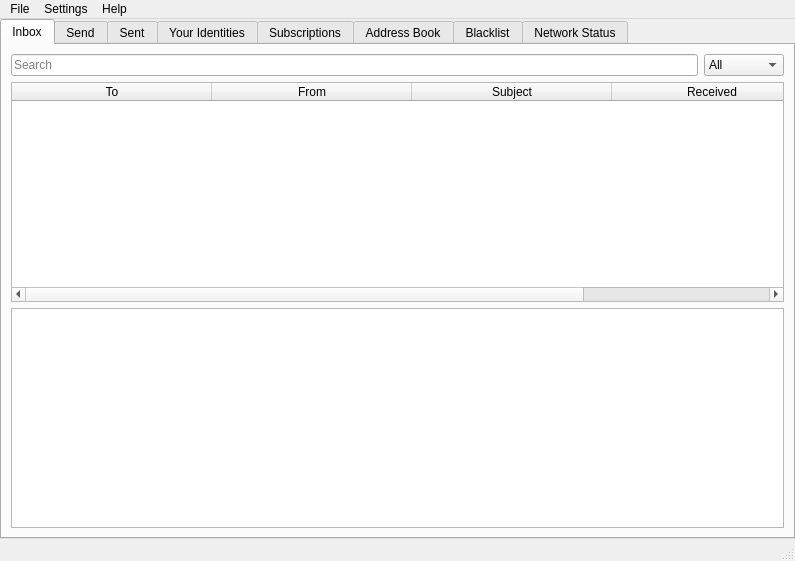
<?xml version="1.0" encoding="UTF-8"?>
<ui version="4.0">
 <class>MainWindow</class>
 <widget class="QMainWindow" name="MainWindow">
  <property name="geometry">
   <rect>
    <x>0</x>
    <y>0</y>
    <width>795</width>
    <height>561</height>
   </rect>
  </property>
  <property name="windowTitle">
   <string>Bitmessage</string>
  </property>
  <property name="windowIcon">
   <iconset resource="bitmessage_icons.qrc">
    <normaloff>:/newPrefix/images/can-icon-24px.png</normaloff>:/newPrefix/images/can-icon-24px.png</iconset>
  </property>
  <property name="tabShape">
   <enum>QTabWidget::Rounded</enum>
  </property>
  <widget class="QWidget" name="centralwidget">
   <layout class="QGridLayout" name="gridLayout">
    <property name="margin">
     <number>0</number>
    </property>
    <item row="0" column="0">
     <widget class="QTabWidget" name="tabWidget">
      <property name="sizePolicy">
       <sizepolicy hsizetype="Expanding" vsizetype="Expanding">
        <horstretch>0</horstretch>
        <verstretch>0</verstretch>
       </sizepolicy>
      </property>
      <property name="minimumSize">
       <size>
        <width>0</width>
        <height>0</height>
       </size>
      </property>
      <property name="baseSize">
       <size>
        <width>0</width>
        <height>0</height>
       </size>
      </property>
      <property name="font">
       <font>
        <pointsize>9</pointsize>
       </font>
      </property>
      <property name="tabPosition">
       <enum>QTabWidget::North</enum>
      </property>
      <property name="tabShape">
       <enum>QTabWidget::Rounded</enum>
      </property>
      <property name="currentIndex">
       <number>0</number>
      </property>
      <widget class="QWidget" name="inbox">
       <attribute name="icon">
        <iconset resource="bitmessage_icons.qrc">
         <normaloff>:/newPrefix/images/inbox.png</normaloff>:/newPrefix/images/inbox.png</iconset>
       </attribute>
       <attribute name="title">
        <string>Inbox</string>
       </attribute>
       <layout class="QVBoxLayout" name="verticalLayout_2">
        <item>
         <layout class="QHBoxLayout" name="horizontalLayoutSearch">
          <property name="topMargin">
           <number>0</number>
          </property>
          <item>
           <widget class="QLineEdit" name="inboxSearchLineEdit">
            <property name="placeholderText">
             <string>Search</string>
            </property>
           </widget>
          </item>
          <item>
           <widget class="QComboBox" name="inboxSearchOptionCB">
            <item>
             <property name="text">
              <string>All</string>
             </property>
            </item>
            <item>
             <property name="text">
              <string>To</string>
             </property>
            </item>
            <item>
             <property name="text">
              <string>From</string>
             </property>
            </item>
            <item>
             <property name="text">
              <string>Subject</string>
             </property>
            </item>
            <item>
             <property name="text">
              <string>Message</string>
             </property>
            </item>
           </widget>
          </item>
         </layout>
        </item>
        <item>
         <widget class="QTableWidget" name="tableWidgetInbox">
          <property name="alternatingRowColors">
           <bool>true</bool>
          </property>
          <property name="selectionMode">
           <enum>QAbstractItemView::ExtendedSelection</enum>
          </property>
          <property name="selectionBehavior">
           <enum>QAbstractItemView::SelectRows</enum>
          </property>
          <property name="sortingEnabled">
           <bool>true</bool>
          </property>
          <property name="wordWrap">
           <bool>false</bool>
          </property>
          <attribute name="horizontalHeaderCascadingSectionResizes">
           <bool>true</bool>
          </attribute>
          <attribute name="horizontalHeaderDefaultSectionSize">
           <number>200</number>
          </attribute>
          <attribute name="horizontalHeaderHighlightSections">
           <bool>false</bool>
          </attribute>
          <attribute name="horizontalHeaderMinimumSectionSize">
           <number>27</number>
          </attribute>
          <attribute name="horizontalHeaderShowSortIndicator" stdset="0">
           <bool>false</bool>
          </attribute>
          <attribute name="horizontalHeaderStretchLastSection">
           <bool>true</bool>
          </attribute>
          <attribute name="verticalHeaderVisible">
           <bool>false</bool>
          </attribute>
          <attribute name="verticalHeaderDefaultSectionSize">
           <number>26</number>
          </attribute>
          <column>
           <property name="text">
            <string>To</string>
           </property>
          </column>
          <column>
           <property name="text">
            <string>From</string>
           </property>
          </column>
          <column>
           <property name="text">
            <string>Subject</string>
           </property>
          </column>
          <column>
           <property name="text">
            <string>Received</string>
           </property>
          </column>
         </widget>
        </item>
        <item>
         <widget class="QTextEdit" name="textEditInboxMessage">
          <property name="baseSize">
           <size>
            <width>0</width>
            <height>500</height>
           </size>
          </property>
         </widget>
        </item>
       </layout>
      </widget>
      <widget class="QWidget" name="send">
       <attribute name="icon">
        <iconset resource="bitmessage_icons.qrc">
         <normaloff>:/newPrefix/images/send.png</normaloff>:/newPrefix/images/send.png</iconset>
       </attribute>
       <attribute name="title">
        <string>Send</string>
       </attribute>
       <layout class="QGridLayout" name="gridLayout_2">
        <item row="3" column="2">
         <widget class="QPushButton" name="pushButtonLoadFromAddressBook">
          <property name="font">
           <font>
            <pointsize>7</pointsize>
           </font>
          </property>
          <property name="text">
           <string>Load from Address book</string>
          </property>
         </widget>
        </item>
        <item row="3" column="3">
         <widget class="QPushButton" name="pushButtonFetchNamecoinID">
          <property name="font">
           <font>
            <pointsize>7</pointsize>
           </font>
          </property>
          <property name="text">
           <string>Fetch Namecoin ID</string>
          </property>
         </widget>
        </item>
        <item row="5" column="0">
         <widget class="QLabel" name="label_4">
          <property name="text">
           <string>Message:</string>
          </property>
         </widget>
        </item>
        <item row="2" column="1">
         <widget class="QComboBox" name="comboBoxSendFrom">
          <property name="minimumSize">
           <size>
            <width>300</width>
            <height>0</height>
           </size>
          </property>
         </widget>
        </item>
        <item row="4" column="0">
         <widget class="QLabel" name="label_3">
          <property name="text">
           <string>Subject:</string>
          </property>
         </widget>
        </item>
        <item row="2" column="2" colspan="3">
         <widget class="QLabel" name="labelFrom">
          <property name="text">
           <string/>
          </property>
         </widget>
        </item>
        <item row="0" column="1">
         <widget class="QRadioButton" name="radioButtonSpecific">
          <property name="text">
           <string>Send to one or more specific people</string>
          </property>
          <property name="checked">
           <bool>true</bool>
          </property>
         </widget>
        </item>
        <item row="3" column="1">
         <widget class="QLineEdit" name="lineEditTo"/>
        </item>
        <item row="5" column="1" rowspan="2" colspan="5">
         <widget class="QTextEdit" name="textEditMessage">
          <property name="html">
           <string>&lt;!DOCTYPE HTML PUBLIC &quot;-//W3C//DTD HTML 4.0//EN&quot; &quot;http://www.w3.org/TR/REC-html40/strict.dtd&quot;&gt;
&lt;html&gt;&lt;head&gt;&lt;meta name=&quot;qrichtext&quot; content=&quot;1&quot; /&gt;&lt;style type=&quot;text/css&quot;&gt;
p, li { white-space: pre-wrap; }
&lt;/style&gt;&lt;/head&gt;&lt;body style=&quot; font-family:'MS Shell Dlg 2'; font-size:9pt; font-weight:400; font-style:normal;&quot;&gt;
&lt;p style=&quot;-qt-paragraph-type:empty; margin-top:0px; margin-bottom:0px; margin-left:0px; margin-right:0px; -qt-block-indent:0; text-indent:0px;&quot;&gt;&lt;br /&gt;&lt;/p&gt;&lt;/body&gt;&lt;/html&gt;</string>
          </property>
         </widget>
        </item>
        <item row="3" column="0">
         <widget class="QLabel" name="label">
          <property name="text">
           <string>To:</string>
          </property>
         </widget>
        </item>
        <item row="2" column="0">
         <widget class="QLabel" name="label_2">
          <property name="text">
           <string>From:</string>
          </property>
         </widget>
        </item>
        <item row="6" column="0">
         <spacer name="verticalSpacer">
          <property name="orientation">
           <enum>Qt::Vertical</enum>
          </property>
          <property name="sizeHint" stdset="0">
           <size>
            <width>20</width>
            <height>297</height>
           </size>
          </property>
         </spacer>
        </item>
        <item row="1" column="1" colspan="3">
         <widget class="QRadioButton" name="radioButtonBroadcast">
          <property name="text">
           <string>Broadcast to everyone who is subscribed to your address</string>
          </property>
         </widget>
        </item>
        <item row="4" column="1" colspan="5">
         <widget class="QLineEdit" name="lineEditSubject">
          <property name="text">
           <string/>
          </property>
         </widget>
        </item>
        <item row="3" column="4">
         <spacer name="horizontalSpacer_6">
          <property name="orientation">
           <enum>Qt::Horizontal</enum>
          </property>
          <property name="sizeHint" stdset="0">
           <size>
            <width>20</width>
            <height>20</height>
           </size>
          </property>
         </spacer>
        </item>
        <item row="7" column="5">
         <widget class="QPushButton" name="pushButtonSend">
          <property name="text">
           <string>Send</string>
          </property>
         </widget>
        </item>
        <item row="7" column="1" colspan="4">
         <widget class="QLabel" name="labelSendBroadcastWarning">
          <property name="enabled">
           <bool>true</bool>
          </property>
          <property name="sizePolicy">
           <sizepolicy hsizetype="Ignored" vsizetype="Preferred">
            <horstretch>0</horstretch>
            <verstretch>0</verstretch>
           </sizepolicy>
          </property>
          <property name="text">
           <string>Be aware that broadcasts are only encrypted with your address. Anyone who knows your address can read them.</string>
          </property>
          <property name="indent">
           <number>-1</number>
          </property>
         </widget>
        </item>
       </layout>
      </widget>
      <widget class="QWidget" name="sent">
       <attribute name="icon">
        <iconset resource="bitmessage_icons.qrc">
         <normaloff>:/newPrefix/images/sent.png</normaloff>:/newPrefix/images/sent.png</iconset>
       </attribute>
       <attribute name="title">
        <string>Sent</string>
       </attribute>
       <layout class="QVBoxLayout" name="verticalLayout">
        <item>
         <layout class="QHBoxLayout" name="horizontalLayout">
          <property name="topMargin">
           <number>0</number>
          </property>
          <item>
           <widget class="QLineEdit" name="sentSearchLineEdit">
            <property name="placeholderText">
             <string>Search</string>
            </property>
           </widget>
          </item>
          <item>
           <widget class="QComboBox" name="sentSearchOptionCB">
            <item>
             <property name="text">
              <string>All</string>
             </property>
            </item>
            <item>
             <property name="text">
              <string>To</string>
             </property>
            </item>
            <item>
             <property name="text">
              <string>From</string>
             </property>
            </item>
            <item>
             <property name="text">
              <string>Subject</string>
             </property>
            </item>
            <item>
             <property name="text">
              <string>Message</string>
             </property>
            </item>
           </widget>
          </item>
         </layout>
        </item>
        <item>
         <widget class="QTableWidget" name="tableWidgetSent">
          <property name="dragDropMode">
           <enum>QAbstractItemView::DragDrop</enum>
          </property>
          <property name="alternatingRowColors">
           <bool>true</bool>
          </property>
          <property name="selectionMode">
           <enum>QAbstractItemView::ExtendedSelection</enum>
          </property>
          <property name="selectionBehavior">
           <enum>QAbstractItemView::SelectRows</enum>
          </property>
          <property name="sortingEnabled">
           <bool>true</bool>
          </property>
          <property name="wordWrap">
           <bool>false</bool>
          </property>
          <attribute name="horizontalHeaderCascadingSectionResizes">
           <bool>true</bool>
          </attribute>
          <attribute name="horizontalHeaderDefaultSectionSize">
           <number>130</number>
          </attribute>
          <attribute name="horizontalHeaderHighlightSections">
           <bool>false</bool>
          </attribute>
          <attribute name="horizontalHeaderShowSortIndicator" stdset="0">
           <bool>false</bool>
          </attribute>
          <attribute name="horizontalHeaderStretchLastSection">
           <bool>true</bool>
          </attribute>
          <attribute name="verticalHeaderVisible">
           <bool>false</bool>
          </attribute>
          <attribute name="verticalHeaderStretchLastSection">
           <bool>false</bool>
          </attribute>
          <column>
           <property name="text">
            <string>To</string>
           </property>
          </column>
          <column>
           <property name="text">
            <string>From</string>
           </property>
          </column>
          <column>
           <property name="text">
            <string>Subject</string>
           </property>
          </column>
          <column>
           <property name="text">
            <string>Status</string>
           </property>
          </column>
         </widget>
        </item>
        <item>
         <widget class="QTextEdit" name="textEditSentMessage"/>
        </item>
       </layout>
      </widget>
      <widget class="QWidget" name="youridentities">
       <attribute name="icon">
        <iconset resource="bitmessage_icons.qrc">
         <normaloff>:/newPrefix/images/identities.png</normaloff>:/newPrefix/images/identities.png</iconset>
       </attribute>
       <attribute name="title">
        <string>Your Identities</string>
       </attribute>
       <layout class="QGridLayout" name="gridLayout_3">
        <item row="0" column="0">
         <widget class="QPushButton" name="pushButtonNewAddress">
          <property name="text">
           <string>New</string>
          </property>
         </widget>
        </item>
        <item row="0" column="1">
         <spacer name="horizontalSpacer">
          <property name="orientation">
           <enum>Qt::Horizontal</enum>
          </property>
          <property name="sizeHint" stdset="0">
           <size>
            <width>689</width>
            <height>20</height>
           </size>
          </property>
         </spacer>
        </item>
        <item row="1" column="0" colspan="2">
         <widget class="QTableWidget" name="tableWidgetYourIdentities">
          <property name="frameShadow">
           <enum>QFrame::Sunken</enum>
          </property>
          <property name="lineWidth">
           <number>1</number>
          </property>
          <property name="alternatingRowColors">
           <bool>true</bool>
          </property>
          <property name="selectionMode">
           <enum>QAbstractItemView::SingleSelection</enum>
          </property>
          <property name="selectionBehavior">
           <enum>QAbstractItemView::SelectRows</enum>
          </property>
          <property name="sortingEnabled">
           <bool>true</bool>
          </property>
          <attribute name="horizontalHeaderCascadingSectionResizes">
           <bool>true</bool>
          </attribute>
          <attribute name="horizontalHeaderDefaultSectionSize">
           <number>346</number>
          </attribute>
          <attribute name="horizontalHeaderMinimumSectionSize">
           <number>52</number>
          </attribute>
          <attribute name="horizontalHeaderShowSortIndicator" stdset="0">
           <bool>true</bool>
          </attribute>
          <attribute name="horizontalHeaderStretchLastSection">
           <bool>true</bool>
          </attribute>
          <attribute name="verticalHeaderVisible">
           <bool>false</bool>
          </attribute>
          <attribute name="verticalHeaderDefaultSectionSize">
           <number>26</number>
          </attribute>
          <attribute name="verticalHeaderShowSortIndicator" stdset="0">
           <bool>false</bool>
          </attribute>
          <attribute name="verticalHeaderStretchLastSection">
           <bool>false</bool>
          </attribute>
          <column>
           <property name="text">
            <string>Label (not shown to anyone)</string>
           </property>
           <property name="font">
            <font>
             <kerning>true</kerning>
            </font>
           </property>
          </column>
          <column>
           <property name="text">
            <string>Address</string>
           </property>
          </column>
          <column>
           <property name="text">
            <string>Stream</string>
           </property>
          </column>
         </widget>
        </item>
       </layout>
      </widget>
      <widget class="QWidget" name="subscriptions">
       <attribute name="icon">
        <iconset resource="bitmessage_icons.qrc">
         <normaloff>:/newPrefix/images/subscriptions.png</normaloff>:/newPrefix/images/subscriptions.png</iconset>
       </attribute>
       <attribute name="title">
        <string>Subscriptions</string>
       </attribute>
       <layout class="QGridLayout" name="gridLayout_4">
        <item row="0" column="0" colspan="2">
         <widget class="QLabel" name="label_5">
          <property name="text">
           <string>Here you can subscribe to 'broadcast messages' that are sent by other users. Messages will appear in your Inbox. Addresses here override those on the Blacklist tab.</string>
          </property>
          <property name="wordWrap">
           <bool>true</bool>
          </property>
         </widget>
        </item>
        <item row="1" column="0">
         <widget class="QPushButton" name="pushButtonAddSubscription">
          <property name="text">
           <string>Add new Subscription</string>
          </property>
         </widget>
        </item>
        <item row="1" column="1">
         <spacer name="horizontalSpacer_2">
          <property name="orientation">
           <enum>Qt::Horizontal</enum>
          </property>
          <property name="sizeHint" stdset="0">
           <size>
            <width>689</width>
            <height>20</height>
           </size>
          </property>
         </spacer>
        </item>
        <item row="2" column="0" colspan="2">
         <widget class="QTableWidget" name="tableWidgetSubscriptions">
          <property name="alternatingRowColors">
           <bool>true</bool>
          </property>
          <property name="selectionMode">
           <enum>QAbstractItemView::SingleSelection</enum>
          </property>
          <property name="selectionBehavior">
           <enum>QAbstractItemView::SelectRows</enum>
          </property>
          <property name="sortingEnabled">
           <bool>true</bool>
          </property>
          <attribute name="horizontalHeaderCascadingSectionResizes">
           <bool>true</bool>
          </attribute>
          <attribute name="horizontalHeaderDefaultSectionSize">
           <number>245</number>
          </attribute>
          <attribute name="horizontalHeaderHighlightSections">
           <bool>false</bool>
          </attribute>
          <attribute name="horizontalHeaderShowSortIndicator" stdset="0">
           <bool>false</bool>
          </attribute>
          <attribute name="horizontalHeaderStretchLastSection">
           <bool>true</bool>
          </attribute>
          <attribute name="verticalHeaderVisible">
           <bool>false</bool>
          </attribute>
          <column>
           <property name="text">
            <string>Label</string>
           </property>
          </column>
          <column>
           <property name="text">
            <string>Address</string>
           </property>
          </column>
          <column>
           <property name="text">
            <string>Receiving Identity</string>
           </property>
          </column>
         </widget>
        </item>
       </layout>
      </widget>
      <widget class="QWidget" name="addressbook">
       <attribute name="icon">
        <iconset resource="bitmessage_icons.qrc">
         <normaloff>:/newPrefix/images/addressbook.png</normaloff>:/newPrefix/images/addressbook.png</iconset>
       </attribute>
       <attribute name="title">
        <string>Address Book</string>
       </attribute>
       <layout class="QGridLayout" name="gridLayout_5">
        <item row="0" column="0" colspan="2">
         <widget class="QLabel" name="label_6">
          <property name="text">
           <string>The Address book is useful for adding names or labels to other people's Bitmessage addresses so that you can recognize them more easily in your inbox. You can add entries here using the 'Add' button, or from your inbox by right-clicking on a message.</string>
          </property>
          <property name="wordWrap">
           <bool>true</bool>
          </property>
         </widget>
        </item>
        <item row="1" column="0">
         <widget class="QPushButton" name="pushButtonAddAddressBook">
          <property name="text">
           <string>Add new entry</string>
          </property>
         </widget>
        </item>
        <item row="1" column="1">
         <spacer name="horizontalSpacer_5">
          <property name="orientation">
           <enum>Qt::Horizontal</enum>
          </property>
          <property name="sizeHint" stdset="0">
           <size>
            <width>689</width>
            <height>20</height>
           </size>
          </property>
         </spacer>
        </item>
        <item row="2" column="0" colspan="2">
         <widget class="QTableWidget" name="tableWidgetAddressBook">
          <property name="alternatingRowColors">
           <bool>true</bool>
          </property>
          <property name="selectionMode">
           <enum>QAbstractItemView::ExtendedSelection</enum>
          </property>
          <property name="selectionBehavior">
           <enum>QAbstractItemView::SelectRows</enum>
          </property>
          <property name="sortingEnabled">
           <bool>true</bool>
          </property>
          <attribute name="horizontalHeaderCascadingSectionResizes">
           <bool>true</bool>
          </attribute>
          <attribute name="horizontalHeaderDefaultSectionSize">
           <number>400</number>
          </attribute>
          <attribute name="horizontalHeaderHighlightSections">
           <bool>false</bool>
          </attribute>
          <attribute name="horizontalHeaderStretchLastSection">
           <bool>true</bool>
          </attribute>
          <attribute name="verticalHeaderVisible">
           <bool>false</bool>
          </attribute>
          <column>
           <property name="text">
            <string>Name or Label</string>
           </property>
          </column>
          <column>
           <property name="text">
            <string>Address</string>
           </property>
          </column>
         </widget>
        </item>
       </layout>
      </widget>
      <widget class="QWidget" name="blackwhitelist">
       <attribute name="icon">
        <iconset resource="bitmessage_icons.qrc">
         <normaloff>:/newPrefix/images/blacklist.png</normaloff>:/newPrefix/images/blacklist.png</iconset>
       </attribute>
       <attribute name="title">
        <string>Blacklist</string>
       </attribute>
       <layout class="QGridLayout" name="gridLayout_6">
        <item row="0" column="0" colspan="2">
         <widget class="QRadioButton" name="radioButtonBlacklist">
          <property name="text">
           <string>Use a Blacklist (Allow all incoming messages except those on the Blacklist)</string>
          </property>
          <property name="checked">
           <bool>true</bool>
          </property>
         </widget>
        </item>
        <item row="1" column="0" colspan="2">
         <widget class="QRadioButton" name="radioButtonWhitelist">
          <property name="text">
           <string>Use a Whitelist (Block all incoming messages except those on the Whitelist)</string>
          </property>
         </widget>
        </item>
        <item row="2" column="0">
         <widget class="QPushButton" name="pushButtonAddBlacklist">
          <property name="text">
           <string>Add new entry</string>
          </property>
         </widget>
        </item>
        <item row="2" column="1">
         <spacer name="horizontalSpacer_8">
          <property name="orientation">
           <enum>Qt::Horizontal</enum>
          </property>
          <property name="sizeHint" stdset="0">
           <size>
            <width>689</width>
            <height>20</height>
           </size>
          </property>
         </spacer>
        </item>
        <item row="3" column="0" colspan="2">
         <widget class="QTableWidget" name="tableWidgetBlacklist">
          <property name="alternatingRowColors">
           <bool>true</bool>
          </property>
          <property name="selectionMode">
           <enum>QAbstractItemView::SingleSelection</enum>
          </property>
          <property name="selectionBehavior">
           <enum>QAbstractItemView::SelectRows</enum>
          </property>
          <property name="sortingEnabled">
           <bool>true</bool>
          </property>
          <attribute name="horizontalHeaderCascadingSectionResizes">
           <bool>true</bool>
          </attribute>
          <attribute name="horizontalHeaderDefaultSectionSize">
           <number>400</number>
          </attribute>
          <attribute name="horizontalHeaderHighlightSections">
           <bool>false</bool>
          </attribute>
          <attribute name="horizontalHeaderShowSortIndicator" stdset="0">
           <bool>false</bool>
          </attribute>
          <attribute name="horizontalHeaderStretchLastSection">
           <bool>true</bool>
          </attribute>
          <attribute name="verticalHeaderVisible">
           <bool>false</bool>
          </attribute>
          <column>
           <property name="text">
            <string>Name or Label</string>
           </property>
          </column>
          <column>
           <property name="text">
            <string>Address</string>
           </property>
          </column>
         </widget>
        </item>
       </layout>
      </widget>
      <widget class="QWidget" name="networkstatus">
       <attribute name="icon">
        <iconset resource="bitmessage_icons.qrc">
         <normaloff>:/newPrefix/images/networkstatus.png</normaloff>:/newPrefix/images/networkstatus.png</iconset>
       </attribute>
       <attribute name="title">
        <string>Network Status</string>
       </attribute>
       <widget class="QPushButton" name="pushButtonStatusIcon">
        <property name="geometry">
         <rect>
          <x>680</x>
          <y>440</y>
          <width>21</width>
          <height>23</height>
         </rect>
        </property>
        <property name="text">
         <string/>
        </property>
        <property name="icon">
         <iconset resource="bitmessage_icons.qrc">
          <normaloff>:/newPrefix/images/redicon.png</normaloff>:/newPrefix/images/redicon.png</iconset>
        </property>
        <property name="flat">
         <bool>true</bool>
        </property>
       </widget>
       <widget class="QTableWidget" name="tableWidgetConnectionCount">
        <property name="geometry">
         <rect>
          <x>20</x>
          <y>70</y>
          <width>241</width>
          <height>241</height>
         </rect>
        </property>
        <property name="palette">
         <palette>
          <active>
           <colorrole role="Base">
            <brush brushstyle="SolidPattern">
             <color alpha="255">
              <red>212</red>
              <green>208</green>
              <blue>200</blue>
             </color>
            </brush>
           </colorrole>
          </active>
          <inactive>
           <colorrole role="Base">
            <brush brushstyle="SolidPattern">
             <color alpha="255">
              <red>212</red>
              <green>208</green>
              <blue>200</blue>
             </color>
            </brush>
           </colorrole>
          </inactive>
          <disabled>
           <colorrole role="Base">
            <brush brushstyle="SolidPattern">
             <color alpha="255">
              <red>212</red>
              <green>208</green>
              <blue>200</blue>
             </color>
            </brush>
           </colorrole>
          </disabled>
         </palette>
        </property>
        <property name="frameShape">
         <enum>QFrame::Box</enum>
        </property>
        <property name="frameShadow">
         <enum>QFrame::Plain</enum>
        </property>
        <property name="showDropIndicator" stdset="0">
         <bool>false</bool>
        </property>
        <property name="alternatingRowColors">
         <bool>true</bool>
        </property>
        <property name="selectionMode">
         <enum>QAbstractItemView::NoSelection</enum>
        </property>
        <attribute name="horizontalHeaderCascadingSectionResizes">
         <bool>true</bool>
        </attribute>
        <attribute name="horizontalHeaderHighlightSections">
         <bool>false</bool>
        </attribute>
        <attribute name="horizontalHeaderStretchLastSection">
         <bool>true</bool>
        </attribute>
        <attribute name="verticalHeaderVisible">
         <bool>false</bool>
        </attribute>
        <column>
         <property name="text">
          <string>Stream #</string>
         </property>
        </column>
        <column>
         <property name="text">
          <string>Connections</string>
         </property>
        </column>
       </widget>
       <widget class="QLabel" name="labelTotalConnections">
        <property name="geometry">
         <rect>
          <x>20</x>
          <y>30</y>
          <width>401</width>
          <height>16</height>
         </rect>
        </property>
        <property name="text">
         <string>Total connections: 0</string>
        </property>
       </widget>
       <widget class="QLabel" name="labelStartupTime">
        <property name="geometry">
         <rect>
          <x>320</x>
          <y>110</y>
          <width>331</width>
          <height>20</height>
         </rect>
        </property>
        <property name="text">
         <string>Since startup at asdf:</string>
        </property>
       </widget>
       <widget class="QLabel" name="labelMessageCount">
        <property name="geometry">
         <rect>
          <x>350</x>
          <y>130</y>
          <width>361</width>
          <height>16</height>
         </rect>
        </property>
        <property name="text">
         <string>Processed 0 person-to-person message.</string>
        </property>
       </widget>
       <widget class="QLabel" name="labelPubkeyCount">
        <property name="geometry">
         <rect>
          <x>350</x>
          <y>170</y>
          <width>331</width>
          <height>16</height>
         </rect>
        </property>
        <property name="text">
         <string>Processed 0 public key.</string>
        </property>
       </widget>
       <widget class="QLabel" name="labelBroadcastCount">
        <property name="geometry">
         <rect>
          <x>350</x>
          <y>150</y>
          <width>351</width>
          <height>16</height>
         </rect>
        </property>
        <property name="text">
         <string>Processed 0 broadcast.</string>
        </property>
       </widget>
      </widget>
     </widget>
    </item>
   </layout>
  </widget>
  <widget class="QMenuBar" name="menubar">
   <property name="geometry">
    <rect>
     <x>0</x>
     <y>0</y>
     <width>795</width>
     <height>18</height>
    </rect>
   </property>
   <widget class="QMenu" name="menuFile">
    <property name="title">
     <string>File</string>
    </property>
    <addaction name="actionManageKeys"/>
    <addaction name="actionDeleteAllTrashedMessages"/>
    <addaction name="actionRegenerateDeterministicAddresses"/>
    <addaction name="actionJoinChan"/>
    <addaction name="actionExit"/>
   </widget>
   <widget class="QMenu" name="menuSettings">
    <property name="title">
     <string>Settings</string>
    </property>
    <addaction name="actionSettings"/>
   </widget>
   <widget class="QMenu" name="menuHelp">
    <property name="title">
     <string>Help</string>
    </property>
    <addaction name="actionHelp"/>
    <addaction name="actionAbout"/>
   </widget>
   <addaction name="menuFile"/>
   <addaction name="menuSettings"/>
   <addaction name="menuHelp"/>
  </widget>
  <widget class="QStatusBar" name="statusbar">
   <property name="maximumSize">
    <size>
     <width>16777215</width>
     <height>22</height>
    </size>
   </property>
  </widget>
  <action name="actionImport_keys">
   <property name="text">
    <string>Import keys</string>
   </property>
  </action>
  <action name="actionManageKeys">
   <property name="checkable">
    <bool>false</bool>
   </property>
   <property name="enabled">
    <bool>true</bool>
   </property>
   <property name="text">
    <string>Manage keys</string>
   </property>
  </action>
  <action name="actionExit">
   <property name="text">
    <string>Quit</string>
   </property>
  </action>
  <action name="actionHelp">
   <property name="text">
    <string>Help</string>
   </property>
  </action>
  <action name="actionAbout">
   <property name="text">
    <string>About</string>
   </property>
  </action>
  <action name="actionSettings">
   <property name="text">
    <string>Settings</string>
   </property>
  </action>
  <action name="actionRegenerateDeterministicAddresses">
   <property name="text">
    <string>Regenerate deterministic addresses</string>
   </property>
  </action>
  <action name="actionDeleteAllTrashedMessages">
   <property name="text">
    <string>Delete all trashed messages</string>
   </property>
  </action>
  <action name="actionJoinChan">
   <property name="text">
    <string>Join / Create chan</string>
   </property>
  </action>
 </widget>
 <tabstops>
  <tabstop>tabWidget</tabstop>
  <tabstop>tableWidgetInbox</tabstop>
  <tabstop>textEditInboxMessage</tabstop>
  <tabstop>radioButtonSpecific</tabstop>
  <tabstop>radioButtonBroadcast</tabstop>
  <tabstop>comboBoxSendFrom</tabstop>
  <tabstop>lineEditTo</tabstop>
  <tabstop>pushButtonLoadFromAddressBook</tabstop>
  <tabstop>lineEditSubject</tabstop>
  <tabstop>textEditMessage</tabstop>
  <tabstop>pushButtonSend</tabstop>
  <tabstop>tableWidgetSent</tabstop>
  <tabstop>textEditSentMessage</tabstop>
  <tabstop>pushButtonNewAddress</tabstop>
  <tabstop>tableWidgetYourIdentities</tabstop>
  <tabstop>pushButtonAddSubscription</tabstop>
  <tabstop>tableWidgetSubscriptions</tabstop>
  <tabstop>pushButtonAddAddressBook</tabstop>
  <tabstop>tableWidgetAddressBook</tabstop>
  <tabstop>radioButtonBlacklist</tabstop>
  <tabstop>radioButtonWhitelist</tabstop>
  <tabstop>pushButtonAddBlacklist</tabstop>
  <tabstop>tableWidgetBlacklist</tabstop>
  <tabstop>tableWidgetConnectionCount</tabstop>
  <tabstop>pushButtonStatusIcon</tabstop>
 </tabstops>
 <resources>
  <include location="bitmessage_icons.qrc"/>
 </resources>
 <connections>
  <connection>
   <sender>radioButtonSpecific</sender>
   <signal>toggled(bool)</signal>
   <receiver>lineEditTo</receiver>
   <slot>setEnabled(bool)</slot>
   <hints>
    <hint type="sourcelabel">
     <x>121</x>
     <y>60</y>
    </hint>
    <hint type="destinationlabel">
     <x>175</x>
     <y>147</y>
    </hint>
   </hints>
  </connection>
  <connection>
   <sender>radioButtonSpecific</sender>
   <signal>clicked(bool)</signal>
   <receiver>labelSendBroadcastWarning</receiver>
   <slot>hide()</slot>
   <hints>
    <hint type="sourcelabel">
     <x>95</x>
     <y>59</y>
    </hint>
    <hint type="destinationlabel">
     <x>129</x>
     <y>528</y>
    </hint>
   </hints>
  </connection>
  <connection>
   <sender>radioButtonBroadcast</sender>
   <signal>clicked()</signal>
   <receiver>labelSendBroadcastWarning</receiver>
   <slot>show()</slot>
   <hints>
    <hint type="sourcelabel">
     <x>108</x>
     <y>84</y>
    </hint>
    <hint type="destinationlabel">
     <x>177</x>
     <y>519</y>
    </hint>
   </hints>
  </connection>
 </connections>
</ui>
